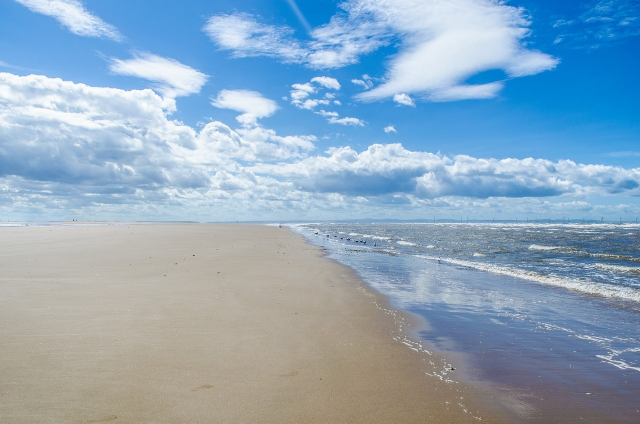
#> input picture 06_CV_영상처리실습자료/cv_images/bright.jpg, 1280 x 847 px, found by its file name (shown at 1/2 size)
$ jupyter execute --allow-errors '25_히스토그램분석.ipynb'
#> lines starting #> are read from the running program, lines starting #| are printed output that depends on the picture
## 히스토그램분석
- 히스토그램은 특정한 값을 가진 화소가 영상 안에 몇 개나 있는지를 막대그래프로 표시한 것으로 이미지의 픽셀 값(밝기 또는 색상)을 X축으로, 해당 값을 가진 픽셀의 개수를 Y축으로 표현합니다.

    - 그레이스케일 히스토그램: 0(검정)부터 255(흰색)까지의 밝기 값 분포를 보여줍니다.
    - 컬러 히스토그램: RGB 각 채널별로 별도의 히스토그램이 존재합니다

- 히스토그램으로 알 수 있는 정보
    - 전체 밝기 분포: 이미지가 전반적으로 어두운지, 밝은지, 중간 톤인지 판단할 수 있습니다.
    - 대비(Contrast): 히스토그램이 넓게 분포되어 있으면 대비가 높고, 좁게 모여있으면 대비가 낮습니다.
    - 노출 상태: 히스토그램이 오른쪽으로 치우쳐 있으면 과노출, 왼쪽으로 치우쳐 있으면 저노출입니다.
    - 다이내믹 레인지: 픽셀 값이 분포된 범위로, 이미지가 표현하는 밝기의 범위를 나타냅니다.

- `cv2.calcHist(img, channel, mask, histSize, ranges)` : 이미지의 히스토그램(픽셀 값의 분포)을 계산할 때 사용

    - img: 히스토그램을 구하고 싶은 이미지 영상, [img]와 같이 리스트로 입력해주어야 함
    - channel: 히스토그램을 구할 영상의 채널, grayscale 이미지의 경우 [0]을 인자로 입력하고 color 이미지일 경우 B, G, R에 대한 히스토그램을 구하기 위해서 [0], [1], [2]를 인자로 입력
    - mask: 히스토그램을 구할 영역을 지정하는 마스크, None을 입력하면 전체 영상에서 히스토그램을 구함
    - histSize: 히스토그램의 칸의 수를 지정, 보통 한 pixel당 0~255까지의 값을 가져 명암단계가 L = 256이기 때문에 [256]과 같이 리스트로 전달해주면 됨. 128로 지정하면 0과 1을 0, 2와 3을 1, ...로 간주해 128개의 칸을 가진 히스토그램을 구함.
    - ranges: 각 픽셀값이 가질 수 있는 범위, 보통 [0,256]으로 지정, 만약 [0,128]로 지정했다면 128 이상인 값은 세지 않음.

- 이미지 유형에 따른 히스토그램 해석
    - 1. 일반적인 고품질 이미지
        - 픽셀 값이 전체 범위(0~255)에 골고루 분포
        - 히스토그램이 양 끝(0이나 255)에 과도하게 집중되지 않음
    - 2. 저대비 이미지
        - 히스토그램이 중앙 부분에 좁게 집중됨
        - 검정과 흰색 부분이 거의 없고 회색조가 대부분
    - 3. 고대비 이미지
        - 히스토그램이 넓은 범위에 분포함
        - 어두운 부분과 밝은 부분의 차이가 뚜렷함
    - 4. 저노출(어두운) 이미지
        - 히스토그램이 왼쪽(어두운 부분)에 집중됨
        - 오른쪽 부분(밝은 값)이 거의 비어있음
    - 5. 과노출(밝은) 이미지
        - 히스토그램이 오른쪽(밝은 부분)에 집중됨
        - 왼쪽 부분(어두운 값)이 거의 비어있음

[cell 1]
import cv2
import matplotlib.pyplot as plt

# 이미지 읽기
gray_img = cv2.imread('../cv_images/lena_rgb.png', 0)
color_img = cv2.imread('../cv_images/lena_rgb.png')

# 컬러 이미지를 RGB로 변환 (OpenCV는 BGR 형식으로 읽음)
#> (the rest of this cell did not finish here and is left out)

[cell 2]
import cv2
import numpy as np
import matplotlib.pyplot as plt

# 두 개의 이미지 불러오기 (밝은 이미지와 어두운 이미지 예시)
bright_img = cv2.imread('../cv_images/bright.jpg')
#> bright_img is the input picture: shape (847, 1280, 3); mean B, G, R 190.2, 168.3, 141.4
dark_img   = cv2.imread('../cv_images/dark.png')
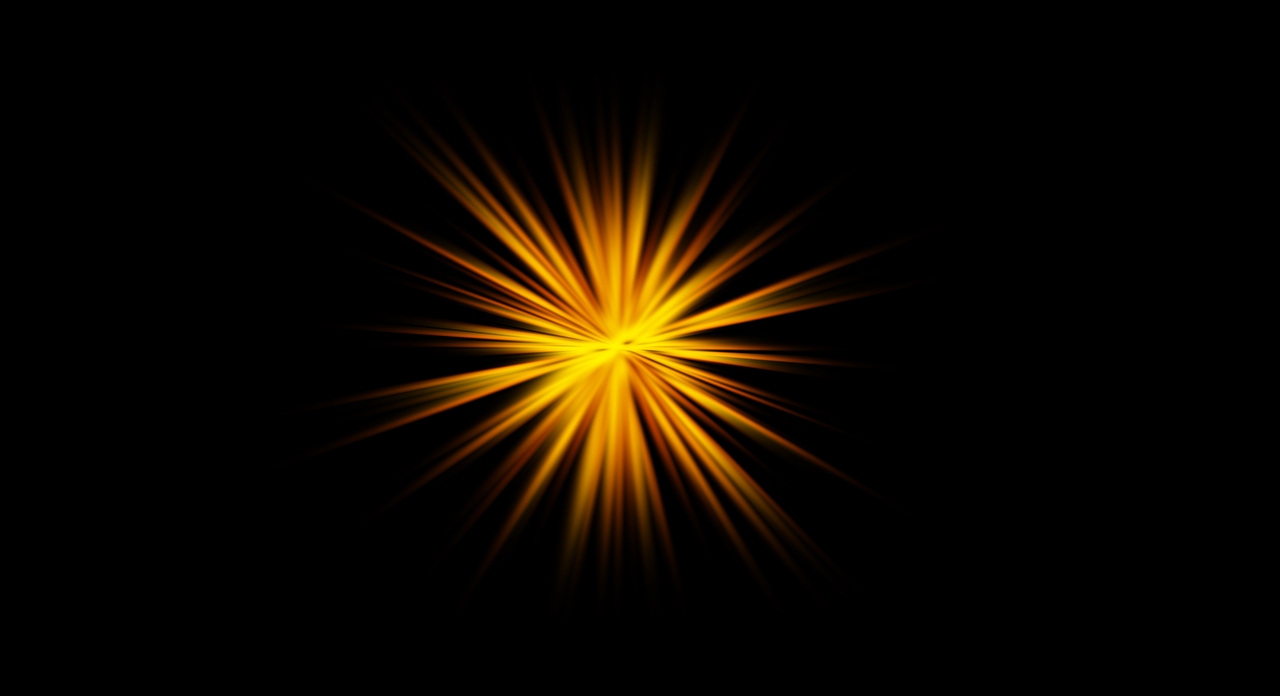
#> input picture 06_CV_영상처리실습자료/cv_images/dark.png, 1280 x 696 px, found by its file name
#> dark_img is the input picture: shape (696, 1280, 3); mean B, G, R 0, 8.6, 14.8

# Grayscale 변환
bright_gray = cv2.cvtColor(bright_img, cv2.COLOR_BGR2GRAY)
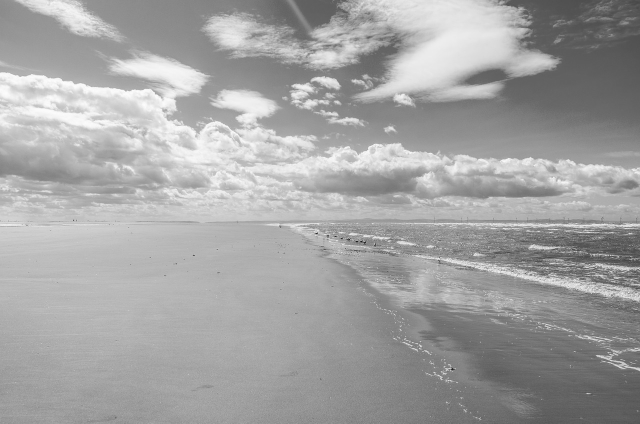
#> bright_gray: shape (847, 1280) (shown at 1/2 size); min 1, max 255, mean 162.7
dark_gray   = cv2.cvtColor(dark_img, cv2.COLOR_BGR2GRAY)
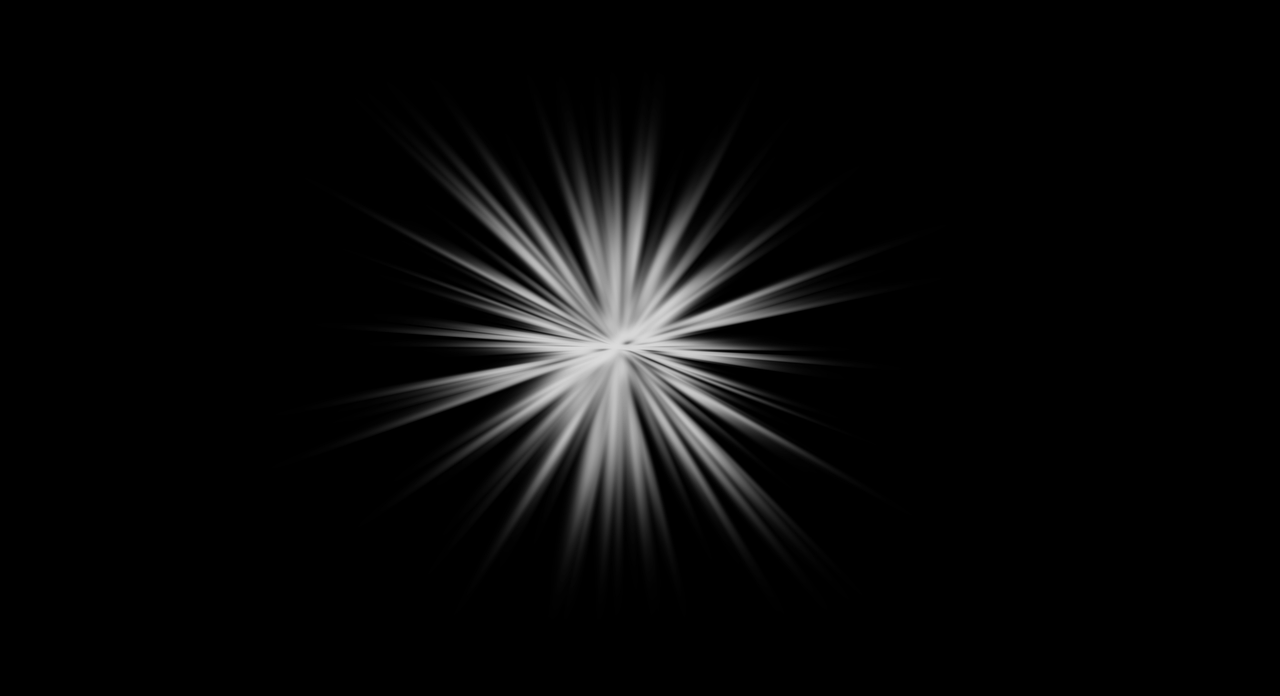
#> dark_gray: shape (696, 1280); min 0, max 219, mean 9.4

# 히스토그램 계산 (bins=256, range 0~256)
hist_bright = cv2.calcHist([bright_gray], [0], None, [256], [0,256])
#> hist_bright = 256 values, max 13609 at index 175, min 0 at index 0, mean 4235
hist_dark   = cv2.calcHist([dark_gray], [0], None, [256], [0,256])
#> hist_dark = 256 values, max 734283 at index 0, min 0 at index 220, mean 3480

# 히스토그램 그래프 그리기
plt.figure(figsize=(8,4))
plt.subplot(1,2,1);
plt.title('Bright Image Histogram')
plt.plot(hist_bright, color='gray');
plt.xlim([0,256])
plt.subplot(1,2,2); plt.title('Dark Image Histogram')
plt.plot(hist_dark, color='gray'); plt.xlim([0,256])
plt.show()
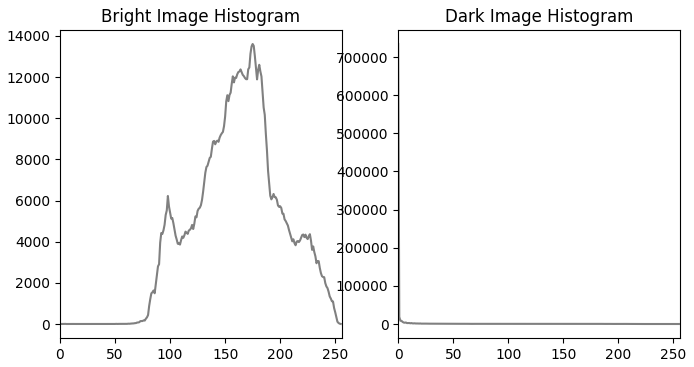
#> figure drawn by matplotlib, 2 panels; panel 1: curve peaks at x = 175, y = 13609; panel 2: curve peaks at x = 0, y = 734283

### 사진 노출 분석기 - 사진의 노출 상태를 분석하고 조언
- 밝기와 노출 상태를 파악할 때는 항상 회색조 이미지로 변환해서 분석하는 것이 표준적이고 정확한 방법

[cell 3]
import cv2
import numpy as np
import matplotlib.pyplot as plt
import koreanize_matplotlib

# 이미지 읽기
img = cv2.imread('../cv_images/bright.jpg')
gray = cv2.cvtColor(img, cv2.COLOR_BGR2GRAY)

# 히스토그램 계산
hist = cv2.calcHist([gray], [0], None, [256], [0, 256])
#> hist has the same summary as hist_bright

# 노출 분석
mean_brightness = np.mean(gray)
#> mean_brightness = 162.7
median_brightness = np.median(gray)
#> median_brightness = 164
std_brightness = np.std(gray)
#> std_brightness = 37.3

# 노출 상태 판단
exposure_state = "정상"
advice = "좋은 노출입니다."

if mean_brightness < 80:
    exposure_state = "저노출"
    advice = "더 밝게 촬영하거나 노출 보정이 필요합니다."
elif mean_brightness > 180:
    exposure_state = "과노출"
    advice = "더 어둡게 촬영하거나 노출을 낮추세요."

if std_brightness < 40:
    advice += " 대비가 낮습니다. 조명을 조정해보세요."
elif std_brightness > 80:
    advice += " 대비가 높습니다. 좀 더 부드러운 조명을 사용해보세요."

print(f"노출 상태: {exposure_state}")
print(f"평균 밝기: {mean_brightness:.1f}, 표준편차: {std_brightness:.1f}")
#| 평균 밝기: 162.7, 표준편차: 37.3
print(f"조언: {advice}")

# 히스토그램 시각화
plt.figure(figsize=(12, 6))
plt.subplot(121), plt.imshow(cv2.cvtColor(img, cv2.COLOR_BGR2RGB))
plt.title(f'Original Image - {exposure_state}')
plt.subplot(122), plt.plot(hist), plt.xlim([0, 256])
plt.title('Histogram (0=black, 255=white)')
plt.tight_layout()
plt.show()
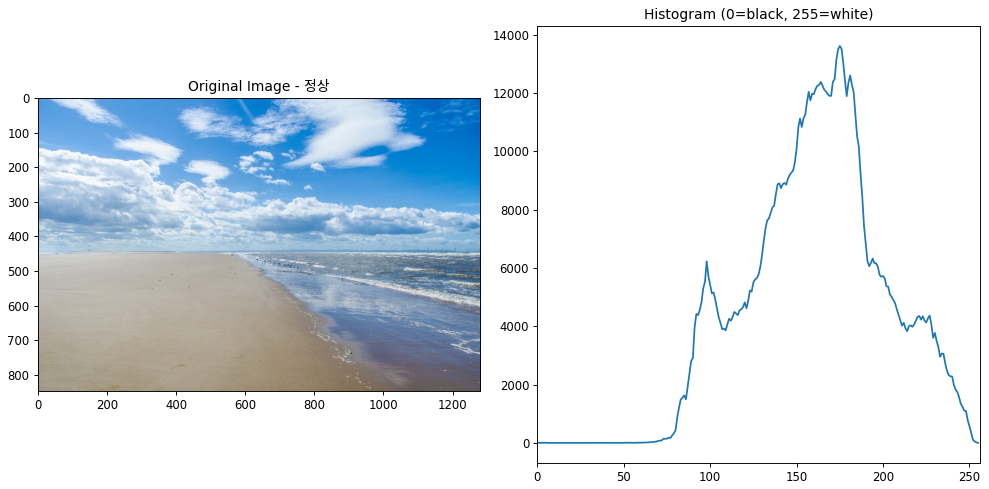
#> figure drawn by matplotlib, 2 panels; panel 2: curve peaks at x = 175, y = 13609
